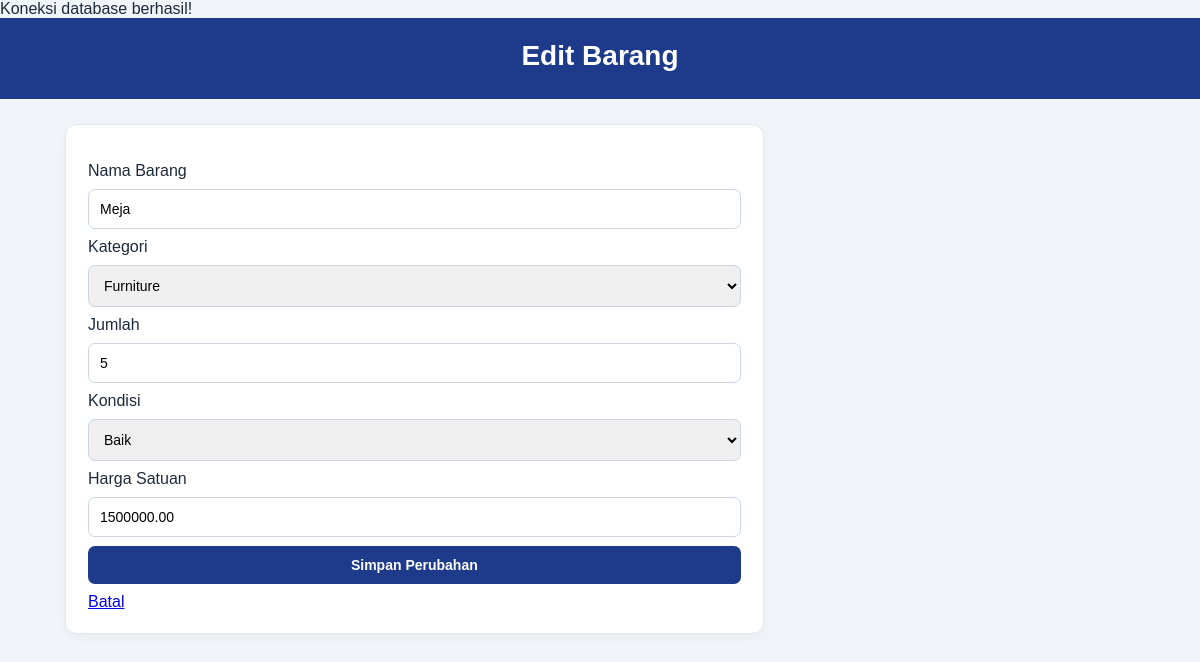
Screenshot of /edit.php?kode=BRG-002 (signed in) with the database file from the repository.
### tables this page shows
CREATE TABLE `barang` (
  `id_barang` int NOT NULL,
  `kode_barang` varchar(20) NOT NULL,
  `nama_barang` varchar(100) NOT NULL,
  `id_kategori` int NOT NULL,
  `jumlah` int NOT NULL,
  `kondisi` enum('Baik','Rusak Ringan','Rusak Berat') NOT NULL,
  `harga_satuan` decimal(15,2) NOT NULL
);

CREATE TABLE `kategori` (
  `id_kategori` int NOT NULL,
  `nama_kategori` varchar(100) NOT NULL
);

### edit.php (the view, shortened to what this page needs)
<?php
require_once "koneksi.php";
$kode = $_GET["kode"] ?? "";
$stmt = $pdo->prepare("SELECT * FROM barang WHERE kode_barang = ?");
$stmt->execute([$kode]);
$barang = $stmt->fetch();
$kategori = $pdo->query("SELECT * FROM kategori")->fetchAll();
?>
<!DOCTYPE html>
<html lang="id">
<head>
    <link rel="stylesheet" href="style.css">
</head>
<body>
<header>
    <h1>Edit Barang</h1>
</header>
<main>
<section>
    <form method="POST">
        <label>Nama Barang</label>
        <input type="text" name="nama"
            value="<?= htmlspecialchars($barang["nama_barang"]) ?>" required>
        <label>Kategori</label>
        <select name="kategori" required>
            <?php foreach ($kategori as $k): ?>
                <option value="<?= $k["id_kategori"] ?>"
                    <?= $barang["id_kategori"] == $k["id_kategori"] ? "selected" : "" ?>>
                    <?= htmlspecialchars($k["nama_kategori"]) ?>
                </option>
            <?php endforeach; ?>
        </select>
        <label>Jumlah</label>
        <input type="number" name="jumlah"
            value="<?= $barang["jumlah"] ?>" min="1" required>
        <label>Kondisi</label>
        <select name="kondisi">
            <?php foreach (["Baik", "Rusak Ringan", "Rusak Berat"] as $k): ?>
                <option value="<?= $k ?>"
                    <?= $barang["kondisi"] == $k ? "selected" : "" ?>>
                    <?= $k ?>
                </option>
            <?php endforeach; ?>
        </select>
        <label>Harga Satuan</label>
        <input type="number" name="harga_satuan"
            value="<?= $barang["harga_satuan"] ?>" min="0" required>
        <button type="submit">Simpan Perubahan</button>
        <a href="index.php">Batal</a>
    </form>
</section>
</main>
</body>
</html>

### style.css (style rules this page uses)
* { box-sizing: border-box; margin: 0; padding: 0; }
body { font-family: Arial, sans-serif; background: #f1f5f9; color: #1e293b; }
header, footer { background: #1e3a8a; color: white; text-align: center; padding: 22px; }
header h1 { font-size: 28px; margin-bottom: 5px; }
main { max-width: 1100px; margin: 25px auto; padding: 0 15px; display: grid; grid-template-columns: 2fr 1fr; gap: 22px; }
section { background: white; padding: 22px; border: 1px solid #e2e8f0; border-radius: 12px; box-shadow: 0 3px 12px #0000000a; }
form { display: grid; grid-template-columns: 1fr; gap: 9px; margin-top: 15px; }
input, select, button { width: 100%; padding: 11px; border: 1px solid #cbd5e1; border-radius: 7px; font-size: 14px; }
button { background: #1e3a8a; color: white; border: none; font-weight: bold; cursor: pointer; }

### rows the page displays
barang: nama "Meja", kategori "Furniture", jumlah "5", kondisi "Baik", harga_satuan "1500000.00"
